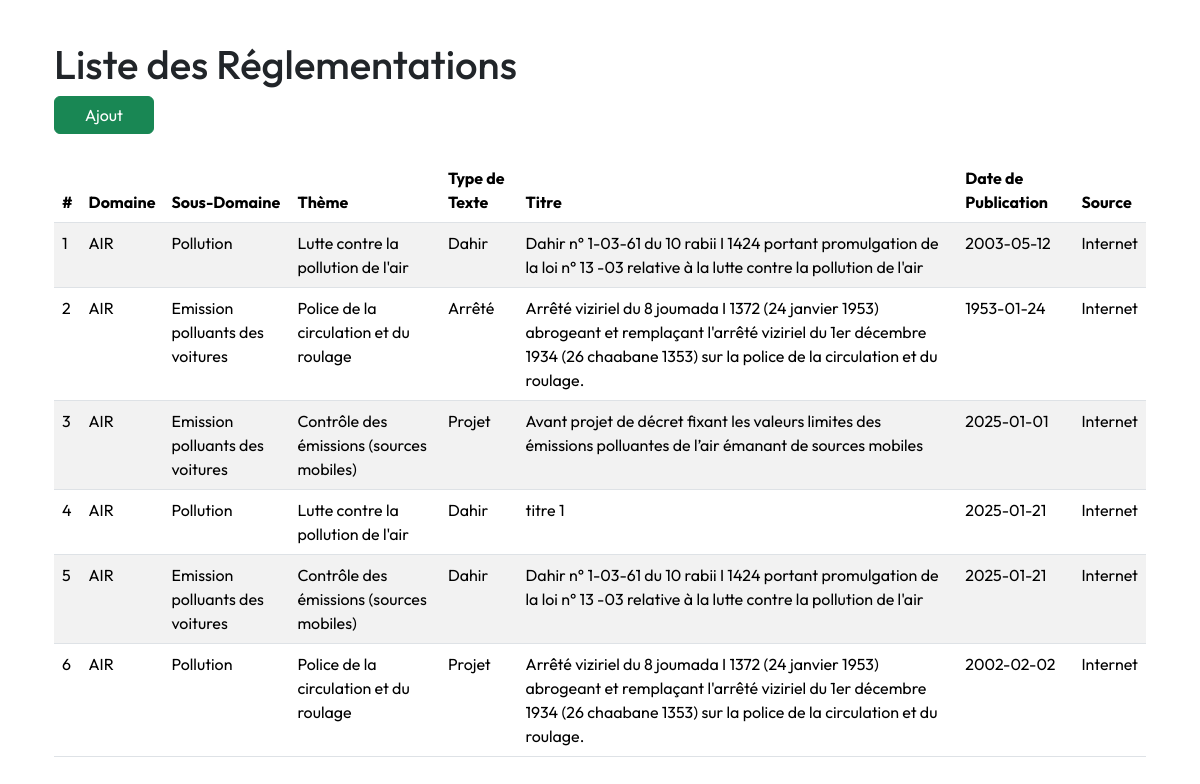
Page /liste-reglementations on the earlier database version.
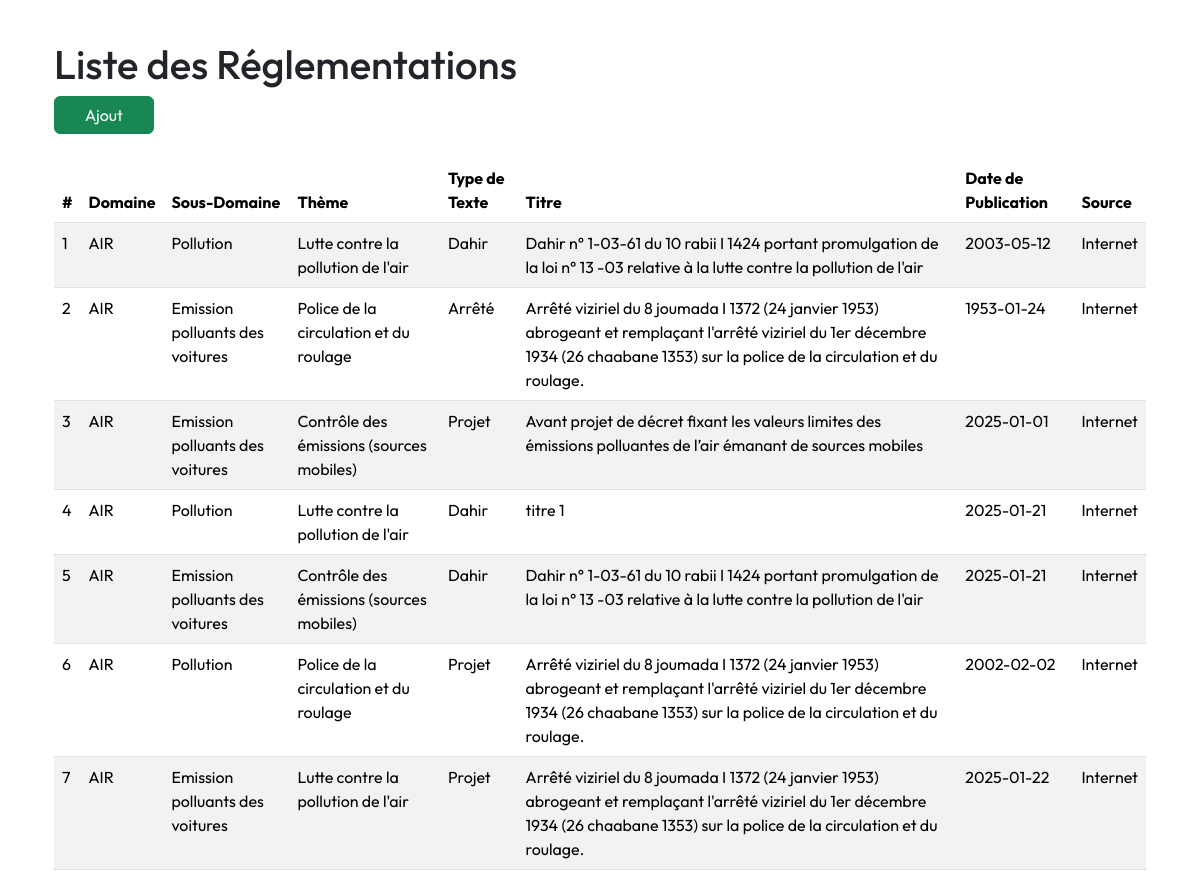
Same page on the later database version.
### app/models.py (models this page shows)
class Reglementation(db.Model):
    __tablename__ = 'reglementation'
    id = db.Column(db.Integer, primary_key=True)
    titre = db.Column(db.String(200), nullable=False)
    type_texte = db.Column(db.String(100), nullable=False)
    date_publication = db.Column(db.Date, nullable=False)
    date_derniere_mise_a_jour = db.Column(db.Date, nullable=True)
    source = db.Column(db.String(200), nullable=False)
    db.relationship('ReglementationSecteur', backref='reglementation', lazy=True)
    theme_id = db.Column(db.Integer, db.ForeignKey('theme.id'), nullable=False)
    sous_domaine_id = db.Column(db.Integer, db.ForeignKey('sous_domaine.id'), nullable=False)
    versions = db.relationship('VersionReglementation', backref='reglementation', lazy=True)
    articles = db.relationship('Article', backref='reglementation', lazy=True)

class Domaine(db.Model):
    __tablename__ = 'domaine'
    id = db.Column(db.Integer, primary_key=True)
    nom = db.Column(db.String(100), nullable=False)
    description = db.Column(db.Text, nullable=True)
    sous_domaines = db.relationship('SousDomaine', backref='domaine', lazy=True)

class SousDomaine(db.Model):
    __tablename__ = 'sous_domaine'
    id = db.Column(db.Integer, primary_key=True)
    nom = db.Column(db.String(100), nullable=False)
    description = db.Column(db.Text, nullable=True)
    domaine_id = db.Column(db.Integer, db.ForeignKey('domaine.id'), nullable=False)
    reglementations = db.relationship('Reglementation', backref='sous_domaine', lazy=True)

class Theme(db.Model):
    __tablename__ = 'theme'
    id = db.Column(db.Integer, primary_key=True)
    nom = db.Column(db.String(100), nullable=False)
    description = db.Column(db.Text, nullable=True)
    reglementations = db.relationship('Reglementation', backref='theme', lazy=True)

### app/routes/reglement.py (the view)
@bp.route('/liste-reglementations', methods=['GET'])
def liste_reglementations():
    try:
        reglementations = Reglementation.query.all()
        if not reglementations:
            flash("Aucune réglementation n'est disponible.", "warning")
            return render_template('reglementations/liste_reglementations.html', reglementations=[])
        return render_template('reglementations/liste_reglementations.html', reglementations=reglementations)
    except Exception as e:
        flash(f"Erreur lors de la récupération des réglementations : {str(e)}", "danger")
        return redirect(url_for('main.index'))  # Rediriger en cas d'erreur

### app/templates/reglementations/liste_reglementations.html
{% extends "layout.html" %}
{% block content %}
<div class="container mt-4">
    <h1>Liste des Réglementations</h1>
    <a class="btn btn-success" href="{{ url_for('reglement.ajouter_reglementation') }}">Ajout</a>
    {% if reglementations %}
        <table class="table table-striped table-hover mt-4">
            <thead>
                <tr>
                    <th>#</th>
                    <th>Domaine</th>
                    <th>Sous-Domaine</th>
                    <th>Thème</th>
                    <th>Type de Texte</th>
                    <th>Titre</th>
                    <th>Date de Publication</th>
                    <th>Source</th>
                </tr>
            </thead>
            <tbody>
                {% for reglementation in reglementations %}
                <tr onclick="window.location.href='{{ url_for('reglement.detail_reglementation', id=reglementation.id) }}'"
                style="cursor: pointer;">
                        <td>{{ loop.index }}</td>
                        <td>{{ reglementation.sous_domaine.domaine.nom }}</td>
                        <td>{{ reglementation.sous_domaine.nom if reglementation.sous_domaine else 'N/A' }}</td>
                        <td>{{ reglementation.theme.nom if reglementation.theme else 'N/A' }}</td>
                        <td>{{ reglementation.type_texte }}</td>
                        <td>{{ reglementation.titre }}</td>
                        <td>{{ reglementation.date_publication }}</td>
                        <td>{{ reglementation.source }}</td>
                    </tr>
                {% endfor %}
            </tbody>
        </table>
    {% else %}
        <p>Aucune réglementation n'a été trouvée.</p>
    {% endif %}
</div>
{% endblock %}

### app/templates/layout.html (shortened to what this page needs)
<!DOCTYPE html>
<html lang="en">
<head>
  <link href="https://cdn.jsdelivr.net/npm/bootstrap@5.3.3/dist/css/bootstrap.min.css" rel="stylesheet"
 />
  <link rel="stylesheet" href="https://cdnjs.cloudflare.com/ajax/libs/font-awesome/6.0.0-beta3/css/all.min.css">
  <link rel="stylesheet" href="{{ url_for('static', filename='main.css') }}" />
  <link rel="stylesheet" href="https://cdnjs.cloudflare.com/ajax/libs/font-awesome/6.0.0-beta3/css/all.min.css">
</head>
<body>
  <div class="container mt-3">{% include 'main/flash_msg.html' %} {% block content %}{% endblock %}</div>
  <link href="https://cdnjs.cloudflare.com/ajax/libs/select2/4.0.13/css/select2.min.css" rel="stylesheet" />
</body>
</html>

### app/static/main.css (style rules this page uses)
:root { --nomai : #5d91a5; --vert : #797d73; --roze: #fc83cd33; --blue: #0b76b488; }
body { font-family: 'Outfit', sans-serif; }
.btn { min-width: 100px; }

Differences in the rows shown:
added Reglementation: sous_domaine.domaine.nom "AIR", sous_domaine "Emission polluants des voitures", theme "Lutte contre la pollution de l'air", type_texte "Projet", titre "Arrêté viziriel du 8 joumada I 1372 (24 janvier 1953) abrogeant et remplaçant l'arrêté viziriel du 1er décembre 1934 (26 chaabane 1353) sur la police de la circulation et du roulage.", date_publication "2025-01-22", source "Internet"
